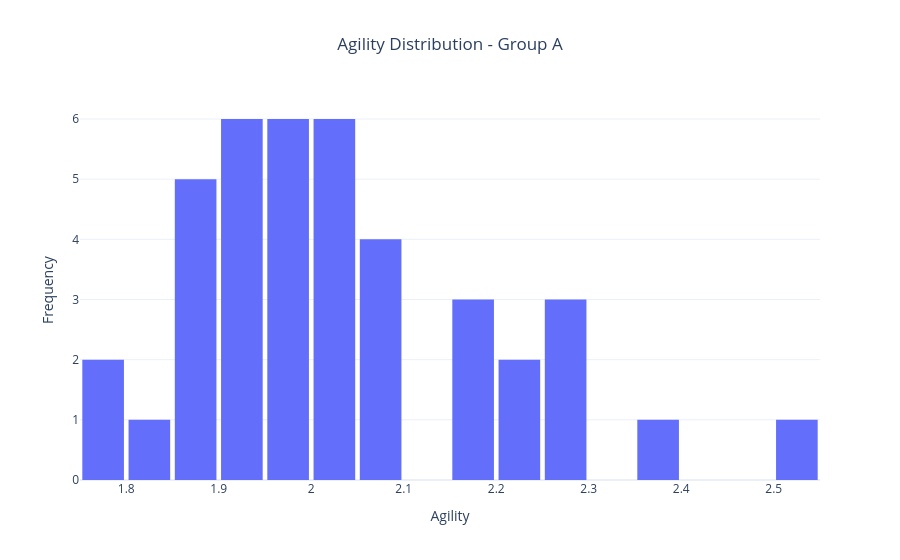
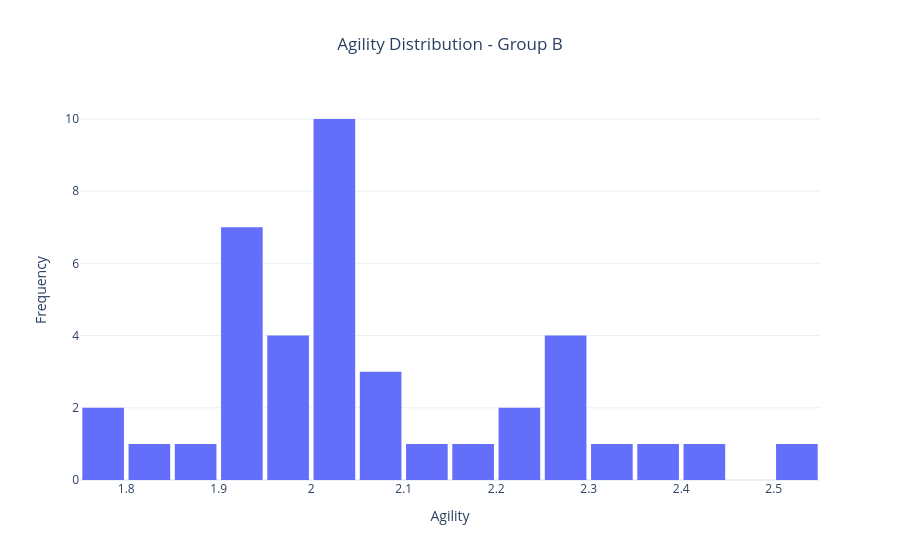

The notebook cell these images were saved under, in order:
### Code cell
plot_histogram(group_A, title="Agility Distribution - Group A",  x_label="Agility")
plot_histogram(group_B, title="Agility Distribution - Group B", x_label="Agility")

### Figure 1 — Plotly figure (JSON) as saved in the notebook; plotly's stock layout.template omitted (floating-point values rounded to 4 significant figures)
{"data": [{"bingroup": "x", "hovertemplate": "Agility=%{x}<br>count=%{y}<extra></extra>", "legendgroup": "", "marker": {"color": "#636EFA", "pattern": {"shape": ""}}, "name": "", "nbinsx": 20, "orientation": "v", "showlegend": false, "type": "histogram", "x": [2.053, 2.195, 1.985, 2.007, 2.034, 1.874, 1.89, 2.24, 1.969, 2.299, 2.002, 1.874, 1.881, 1.806, 1.972, 1.923, 2.154, 1.985, 2.178, 2.08, 1.916, 1.794, 2.007, 2.049, 1.89, 1.946, 2.24, 1.933, 2.299, 2.002, 1.771, 2.076, 1.913, 1.923, 2.271, 2.05, 2.368, 2.527, 1.959, 1.988], "xaxis": "x", "yaxis": "y"}], "layout": {"bargap": 0.1, "barmode": "relative", "legend": {"tracegroupgap": 0}, "title": {"text": "Agility Distribution - Group A", "x": 0.5}, "xaxis": {"anchor": "y", "domain": [0.0, 1.0], "title": {"text": "Agility"}}, "yaxis": {"anchor": "x", "domain": [0.0, 1.0], "title": {"text": "Frequency"}}}}

### Figure 2 — Plotly figure (JSON) as saved in the notebook; plotly's stock layout.template omitted (floating-point values rounded to 4 significant figures)
{"data": [{"bingroup": "x", "hovertemplate": "Agility=%{x}<br>count=%{y}<extra></extra>", "legendgroup": "", "marker": {"color": "#636EFA", "pattern": {"shape": ""}}, "name": "", "nbinsx": 20, "orientation": "v", "showlegend": false, "type": "histogram", "x": [2.302, 1.916, 2.006, 1.794, 2.007, 2.291, 1.822, 1.946, 1.985, 1.933, 2.299, 2.002, 2.24, 2.046, 2.084, 2.107, 2.076, 1.913, 1.991, 1.923, 2.084, 1.916, 1.794, 2.007, 2.24, 1.89, 2.027, 1.985, 2.179, 2.426, 2.002, 2.046, 1.96, 2.297, 2.032, 2.006, 2.364, 1.913, 2.299, 2.527], "xaxis": "x", "yaxis": "y"}], "layout": {"bargap": 0.1, "barmode": "relative", "legend": {"tracegroupgap": 0}, "title": {"text": "Agility Distribution - Group B", "x": 0.5}, "xaxis": {"anchor": "y", "domain": [0.0, 1.0], "title": {"text": "Agility"}}, "yaxis": {"anchor": "x", "domain": [0.0, 1.0], "title": {"text": "Frequency"}}}}
